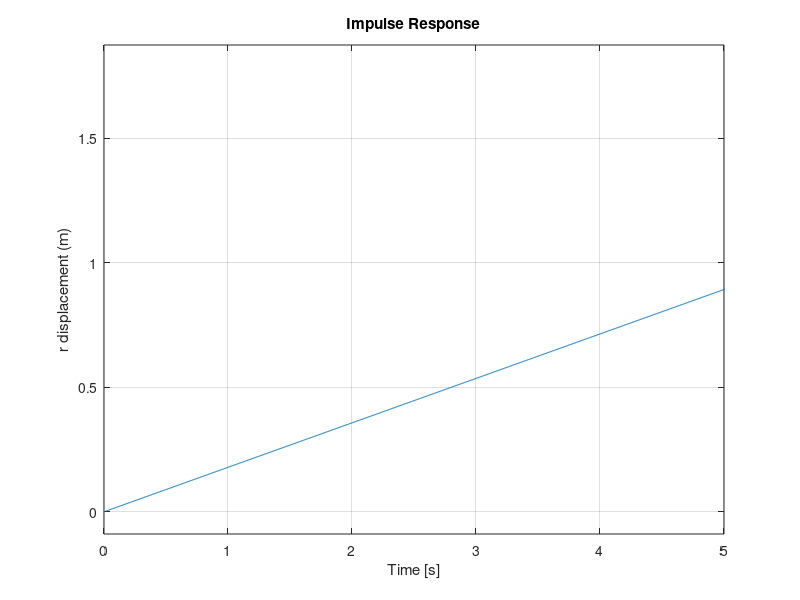

The MATLAB script that drew this image:
clear;
clc;



I0=1.4*10^(-5)    ;      %kg.m^2
R=0.01            ;      %m
d=0.025           ;      %m
L=1               ;      %m

num=(d*R^2)/(L*I0);
den=[1,0,0];
G=tf(num,den)
impulse(G)
grid on
xlim([0 5]);
ylabel('r displacement (m)');